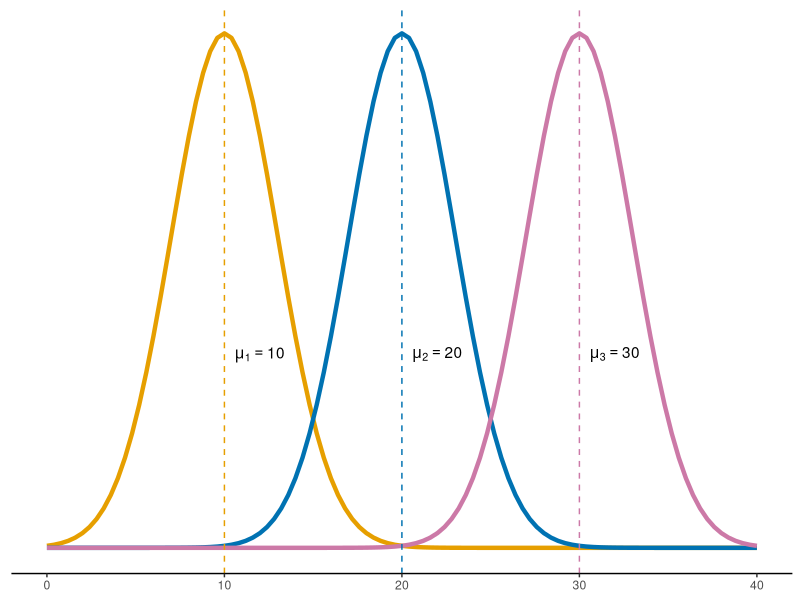
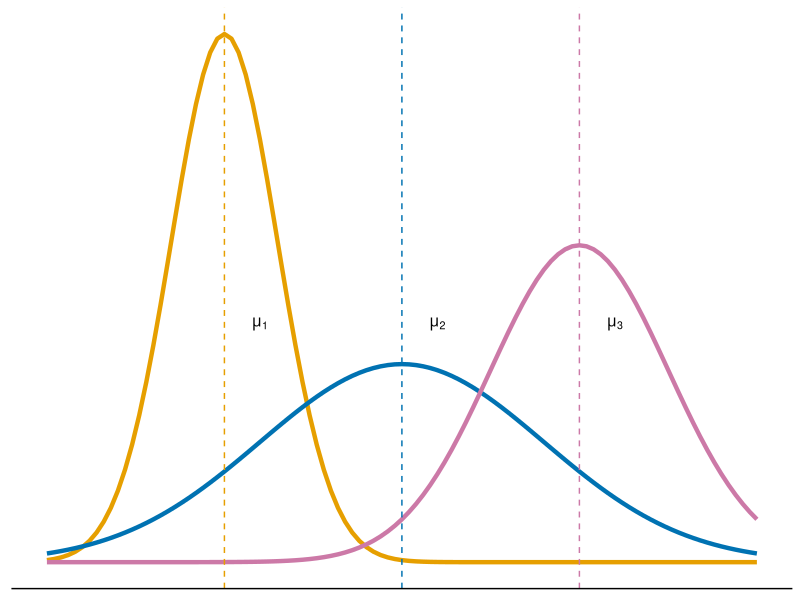
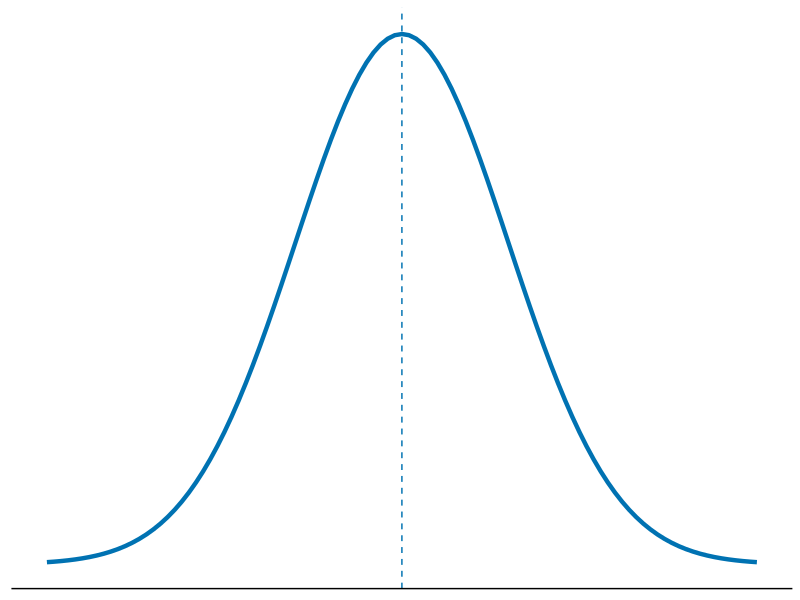
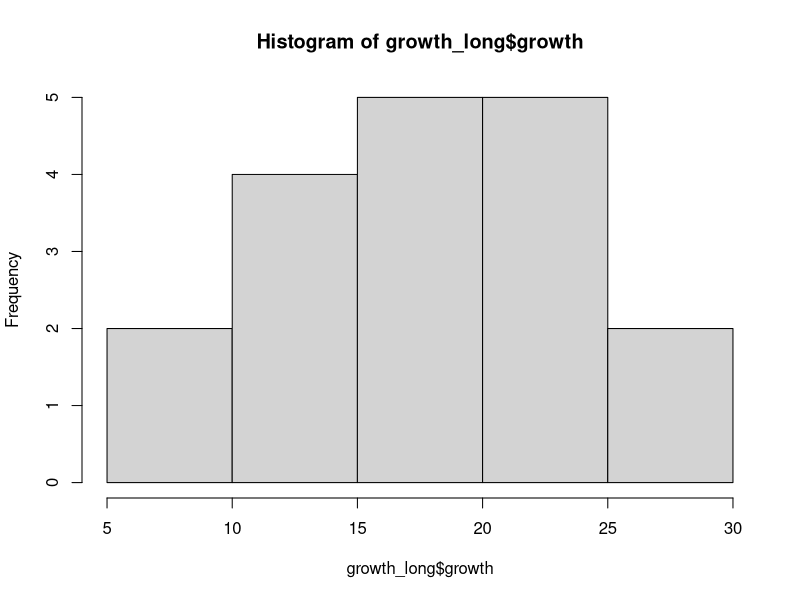
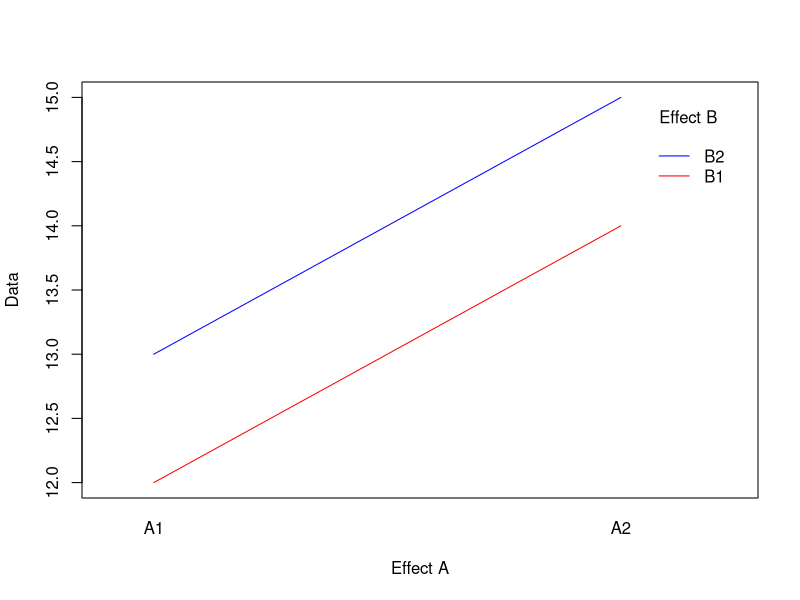
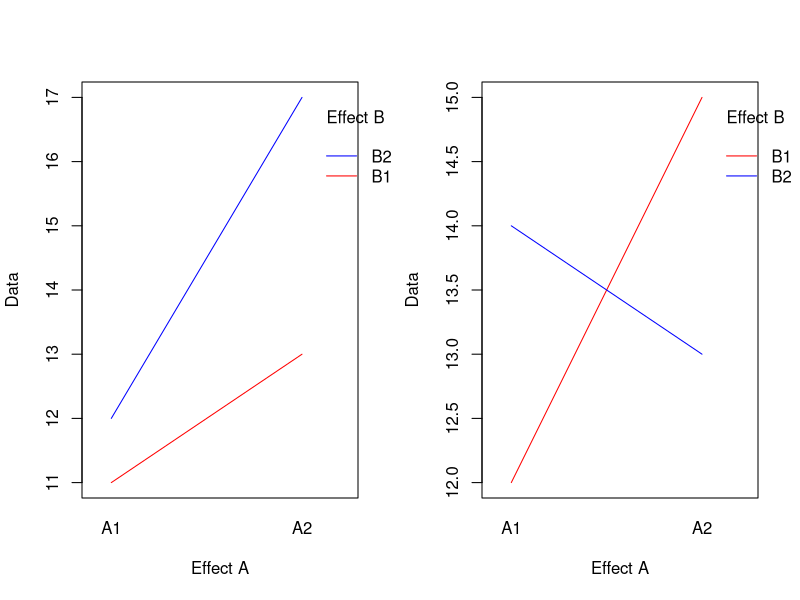
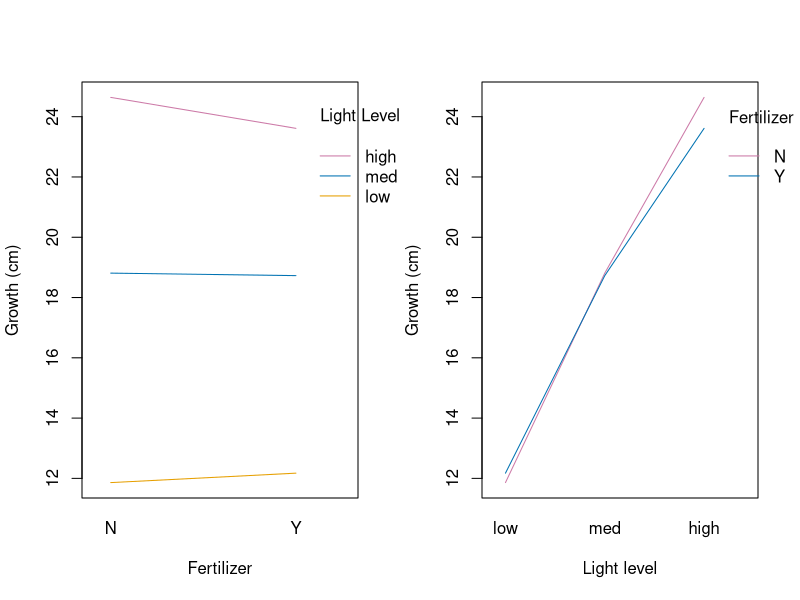

R code for these plots, in order:
## ---- chunk 1
#| echo: true
# Reading in data
growth <- data.frame(plant = c("plant 1","plant 2","plant 3","plant 4","plant 5","plant 6"),
                     low = c(18.51,5.99,12.02,7.06,14.96,13.56),
                     med = c(19.19,19.09,17.90,21.47,20.38,14.58),
                     high = c(19.23,24.27,27.34,22.23,22.92,28.77))
growth
## ---- chunk 2
#| echo: true
#| code-line-numbers: "|3|4|5|6|"
# Putting data in long format
library(tidyr)
growth_long <- pivot_longer(data = growth,
                            cols = "low":"high",
                            names_to = "light_level",
                            values_to = "growth")
head(growth_long)
## ---- chunk 3
#| fig-align: center

library(ggplot2)

ggplot(data.frame(x = c(0,40)), aes(x = x)) +
  stat_function(fun = dnorm, args = list(mean = 10, sd = 3), color = "#E69F00", linewidth = 1.5) +
  stat_function(fun = dnorm, args = list(mean = 20, sd = 3), color = "#0072B2", linewidth = 1.5) +
  stat_function(fun = dnorm, args = list(mean = 30, sd = 3), color = "#CC79A7", linewidth = 1.5) + 
  geom_vline(xintercept = c(10,20,30), 
             color = c("#E69F00","#0072B2","#CC79A7"), 
             linetype = "dashed") +
  geom_text(data = data.frame(
    x = c(12, 22, 32),
    y = c(0.05, 0.05, 0.05),
    label = c("mu[1] == 10", "mu[2] == 20", "mu[3] == 30")),
    aes(x = x, y = y, label = label), parse = TRUE) +
  theme(axis.line = element_line(colour = "black"),
        panel.grid.major = element_blank(),
        panel.grid.minor = element_blank(),
        panel.border = element_blank(),
        panel.background = element_blank(),
        axis.ticks.y = element_blank(),
        axis.text.y = element_blank(),
        axis.title.y = element_blank(),
        axis.title.x = element_blank(),
        axis.line.y = element_blank())
## ---- chunk 4
#| fig-align: center

ggplot(data.frame(x = c(0,40)), aes(x = x)) +
  stat_function(fun = dnorm, args = list(mean = 10, sd = 3), color = "#E69F00", linewidth = 1.5) +
  stat_function(fun = dnorm, args = list(mean = 20, sd = 8), color = "#0072B2", linewidth = 1.5) +
  stat_function(fun = dnorm, args = list(mean = 30, sd = 5), color = "#CC79A7", linewidth = 1.5) + 
  geom_vline(xintercept = c(10,20,30), 
             color = c("#E69F00","#0072B2","#CC79A7"), 
             linetype = "dashed") +
  geom_text(data = data.frame(
    x = c(12, 22, 32),
    y = c(0.06, 0.06, 0.06),
    label = c("mu[1]", "mu[2]", "mu[3]")),
    aes(x = x, y = y, label = label), parse = TRUE) +
  theme(axis.line = element_line(colour = "black"),
        panel.grid.major = element_blank(),
        panel.grid.minor = element_blank(),
        panel.border = element_blank(),
        panel.background = element_blank(),
        axis.ticks.y = element_blank(),
        axis.text.y = element_blank(),
        axis.title.y = element_blank(),
        axis.ticks.x = element_blank(),
        axis.text.x = element_blank(),
        axis.title.x = element_blank(),
        axis.line.y = element_blank())
## ---- chunk 5
#| fig-align: center

ggplot(data.frame(x = c(-20,60)), aes(x = x)) +
  stat_function(fun = dnorm, args = list(mean = 20, sd = 12), color = "#0072B2", linewidth = 1.5) +
  geom_vline(xintercept = 20, 
             color = "#0072B2", 
             linetype = "dashed") +
  theme(axis.line = element_line(colour = "black"),
        panel.grid.major = element_blank(),
        panel.grid.minor = element_blank(),
        panel.border = element_blank(),
        panel.background = element_blank(),
        axis.ticks.y = element_blank(),
        axis.text.y = element_blank(),
        axis.title.y = element_blank(),
        axis.ticks.x = element_blank(),
        axis.text.x = element_blank(),
        axis.title.x = element_blank(),
        axis.line.y = element_blank())
## ---- chunk 6
#| echo: true
#| fig-align: center
hist(growth_long$growth)
## ---- chunk 7
#| echo: true
#| code-line-numbers: "|2|3|"
# Run an ANOVA
model <- aov(growth ~ light_level, data = growth_long)
summary(model)
## ---- chunk 8
model <- aov(growth ~ light_level, data = growth_long)
anova(model)
## ---- chunk 9
TukeyHSD(model, conf.level = 0.95) # default to 95% confidence
## ---- chunk 10
#| echo: true
growth2 <- data.frame(plant = c(1:6),
                     fertilizer = rep(c("Y","N"),each=3),
                     low = c(18.51,5.99,12.02,7.06,14.96,13.56),
                     med = c(19.19,19.09,17.90,21.47,20.38,14.58),
                     high = c(19.23,24.27,27.34,22.23,22.92,28.77))
growth_long2 <- pivot_longer(data = growth2,
                            cols = "low":"high",
                            names_to = "light_level",
                            values_to = "growth")
growth_long2$light_level <- factor(growth_long2$light_level, levels = c("low","med","high"))
head(growth_long2)
## ---- chunk 11
#| echo: true
#| code-line-numbers: "|2|"
# Run a two-way ANOVA
model2 <- aov(growth ~ light_level*fertilizer, data = growth_long2)
summary(model2)
## ---- chunk 12
inter <- data.frame(A = rep(c("A1","A2"),each = 2),
                    B = rep(c("B1","B2"),2),
                    Data = c(12,13,14,15))

interaction.plot(x.factor = inter$A,
                 trace.factor = inter$B, 
                 response = inter$Data, fun = mean,
                 xlab = "Effect A", ylab = "Data", trace.label = "Effect B",
                 col = c("red","blue"), lty = 1, pch = 2)
## ---- chunk 13
inter1 <- data.frame(A = rep(c("A1","A2"),each = 2),
                    B = rep(c("B1","B2"),2),
                    Data = c(11,12,13,17))
inter2 <- data.frame(A = rep(c("A1","A2"),each = 2),
                    B = rep(c("B1","B2"),2),
                    Data = c(12,14,15,13))

par(mfrow = c(1,2))
interaction.plot(x.factor = inter1$A,
                 trace.factor = inter1$B, 
                 response = inter1$Data, fun = mean,
                 xlab = "Effect A", ylab = "Data", trace.label = "Effect B",
                 col = c("red","blue"), lty = 1, pch = 2)
interaction.plot(x.factor = inter2$A,
                 trace.factor = inter2$B, 
                 response = inter2$Data, fun = mean,
                 xlab = "Effect A", ylab = "Data", trace.label = "Effect B",
                 col = c("red","blue"), lty = 1, pch = 2)
## ---- chunk 14
#| fig-align: center
interaction.plot(x.factor = growth_long2$fertilizer,
                 trace.factor = growth_long2$light_level, 
                 response = growth_long2$growth, fun = mean,
                 xlab = "Fertilizer", ylab = "Growth (cm)", trace.label = "Light Level",
                 col = c("#E69F00","#0072B2","#CC79A7"), lty = 1)
## ---- chunk 15
#| fig-align: center
interaction.plot(x.factor = growth_long2$light_level,
                 trace.factor = growth_long2$fertilizer, 
                 response = growth_long2$growth, fun = mean,
                 xlab = "Light level", ylab = "Growth (cm)", trace.label = "Fertilizer",
                 col = c("#CC79A7","#0072B2"), lty = 1)
